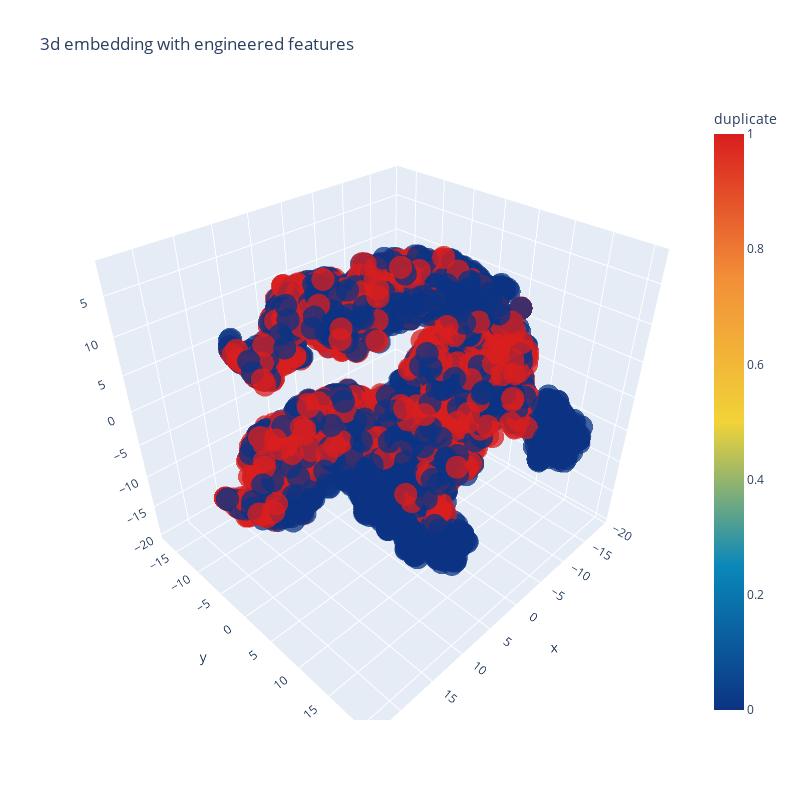

Notebook code cell kept with this figure:
### Code cell
trace1 = go.Scatter3d(
    x=tsne3d[:,0],
    y=tsne3d[:,1],
    z=tsne3d[:,2],
    mode='markers',
    marker=dict(
        sizemode='diameter',
        color = y,
        colorscale = 'Portland',
        colorbar = dict(title = 'duplicate'),
        line=dict(color='rgb(255, 255, 255)'),
        opacity=0.75
    )
)

data=[trace1]
layout=dict(height=800, width=800, title='3d embedding with engineered features')
fig=dict(data=data, layout=layout)
py.iplot(fig, filename='3DBubble')

### Figure 1 — Plotly figure (JSON) as saved in the notebook; plotly's stock layout.template omitted (floating-point values rounded to 4 significant figures; data arrays with more than 128 entries replaced by an {"elided": "..."} marker saying what was removed)
{"data": [{"y": {"elided": "5000 float values"}, "mode": "markers", "marker": {"opacity": 0.75, "colorscale": [[0, "rgb(12,51,131)"], [0.25, "rgb(10,136,186)"], [0.5, "rgb(242,211,56)"], [0.75, "rgb(242,143,56)"], [1, "rgb(217,30,30)"]], "color": {"elided": "5000 int values"}, "colorbar": {"title": {"text": "duplicate"}}, "sizemode": "diameter", "line": {"color": "rgb(255, 255, 255)"}}, "x": {"elided": "5000 float values"}, "z": {"elided": "5000 float values"}, "type": "scatter3d"}], "layout": {"width": 800, "title": {"text": "3d embedding with engineered features"}, "height": 800}}
